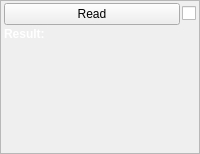
<?xml version="1.0" encoding="UTF-8"?>
<ui version="4.0">
 <class>Form</class>
 <widget class="QWidget" name="Form">
  <property name="geometry">
   <rect>
    <x>0</x>
    <y>0</y>
    <width>200</width>
    <height>154</height>
   </rect>
  </property>
  <property name="sizePolicy">
   <sizepolicy hsizetype="Preferred" vsizetype="Preferred">
    <horstretch>0</horstretch>
    <verstretch>0</verstretch>
   </sizepolicy>
  </property>
  <property name="minimumSize">
   <size>
    <width>0</width>
    <height>0</height>
   </size>
  </property>
  <property name="maximumSize">
   <size>
    <width>16777215</width>
    <height>16777215</height>
   </size>
  </property>
  <property name="windowTitle">
   <string>Form</string>
  </property>
  <property name="styleSheet">
   <string notr="true">QFrame.PeripheralCollection{
border-top-left-radius: 10px;
border-top-right-radius: 10px;
border-bottom-right-radius: 10px;
border-bottom-left-radius: 10px;
border: 1px solid black;
background: qlineargradient(x1: 0, y1: 0, x2: 0, y2: 1,
stop: 0 rgb(97, 146, 121), stop: 0.5 rgb(65, 89, 111));

}
QLabel {
color: white;
font-weight: bold;
background:transparent;
}
</string>
  </property>
  <layout class="QVBoxLayout" name="verticalLayout">
   <property name="spacing">
    <number>0</number>
   </property>
   <property name="margin">
    <number>0</number>
   </property>
   <item>
    <widget class="QFrame" name="widgetFrameOuter">
     <property name="sizePolicy">
      <sizepolicy hsizetype="Fixed" vsizetype="Preferred">
       <horstretch>0</horstretch>
       <verstretch>0</verstretch>
      </sizepolicy>
     </property>
     <property name="minimumSize">
      <size>
       <width>200</width>
       <height>0</height>
      </size>
     </property>
     <property name="styleSheet">
      <string notr="true"/>
     </property>
     <property name="frameShape">
      <enum>QFrame::StyledPanel</enum>
     </property>
     <property name="frameShadow">
      <enum>QFrame::Raised</enum>
     </property>
     <property name="class" stdset="0">
      <string>PeripheralCollection</string>
     </property>
     <layout class="QVBoxLayout" name="formLayout" stretch="1,2,0">
      <property name="spacing">
       <number>2</number>
      </property>
      <property name="leftMargin">
       <number>3</number>
      </property>
      <property name="topMargin">
       <number>2</number>
      </property>
      <property name="rightMargin">
       <number>3</number>
      </property>
      <property name="bottomMargin">
       <number>3</number>
      </property>
      <item>
       <widget class="QFrame" name="frame">
        <property name="sizePolicy">
         <sizepolicy hsizetype="Preferred" vsizetype="Maximum">
          <horstretch>0</horstretch>
          <verstretch>0</verstretch>
         </sizepolicy>
        </property>
        <property name="frameShape">
         <enum>QFrame::NoFrame</enum>
        </property>
        <property name="frameShadow">
         <enum>QFrame::Raised</enum>
        </property>
        <layout class="QHBoxLayout" name="horizontalLayout">
         <property name="spacing">
          <number>2</number>
         </property>
         <property name="margin">
          <number>0</number>
         </property>
         <item>
          <widget class="QPushButton" name="dataRead">
           <property name="text">
            <string>Read</string>
           </property>
           <property name="checkable">
            <bool>false</bool>
           </property>
          </widget>
         </item>
         <item>
          <widget class="QCheckBox" name="autoRefresh">
           <property name="sizePolicy">
            <sizepolicy hsizetype="Maximum" vsizetype="Fixed">
             <horstretch>0</horstretch>
             <verstretch>0</verstretch>
            </sizepolicy>
           </property>
           <property name="toolTip">
            <string>Auto Refresh Data Read</string>
           </property>
           <property name="text">
            <string/>
           </property>
          </widget>
         </item>
        </layout>
       </widget>
      </item>
      <item>
       <widget class="QLabel" name="resultLabel">
        <property name="sizePolicy">
         <sizepolicy hsizetype="Preferred" vsizetype="Preferred">
          <horstretch>0</horstretch>
          <verstretch>0</verstretch>
         </sizepolicy>
        </property>
        <property name="font">
         <font>
          <weight>75</weight>
          <bold>true</bold>
         </font>
        </property>
        <property name="text">
         <string>Result:</string>
        </property>
        <property name="textFormat">
         <enum>Qt::AutoText</enum>
        </property>
        <property name="scaledContents">
         <bool>true</bool>
        </property>
        <property name="alignment">
         <set>Qt::AlignLeading|Qt::AlignLeft|Qt::AlignTop</set>
        </property>
        <property name="wordWrap">
         <bool>true</bool>
        </property>
       </widget>
      </item>
      <item>
       <widget class="QLabel" name="hintLabel">
        <property name="text">
         <string/>
        </property>
       </widget>
      </item>
     </layout>
    </widget>
   </item>
  </layout>
 </widget>
 <resources/>
 <connections>
  <connection>
   <sender>dataRead</sender>
   <signal>clicked()</signal>
   <receiver>Form</receiver>
   <slot>read()</slot>
   <hints>
    <hint type="sourcelabel">
     <x>78</x>
     <y>36</y>
    </hint>
    <hint type="destinationlabel">
     <x>27</x>
     <y>-7</y>
    </hint>
   </hints>
  </connection>
 </connections>
 <slots>
  <slot>read()</slot>
 </slots>
</ui>
